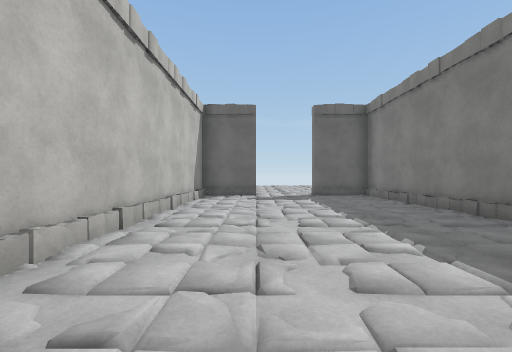
[1] (above)

12 first-person views from a walk through a scene from a Unity 3-D project. The camera is 1.4 m above the floor, looks level and sees 90° across. The floor is counted in squares, 2 m on a side. Each view is taken from the middle of a square. On the plan, view 1 faces up. The plan holds only what a view shows up to about 9 squares ahead; the rest is blank. The place goes on beyond the plan. Surface patterns are stand-ins for the level's own textures.

[2]
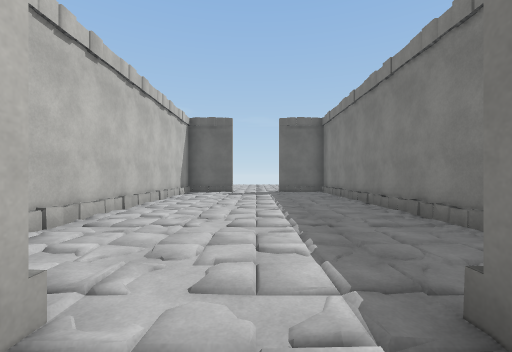

[3]
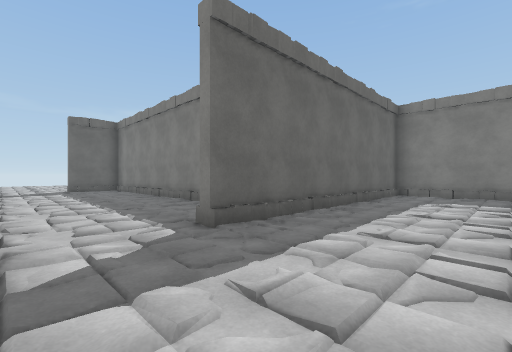

[4]
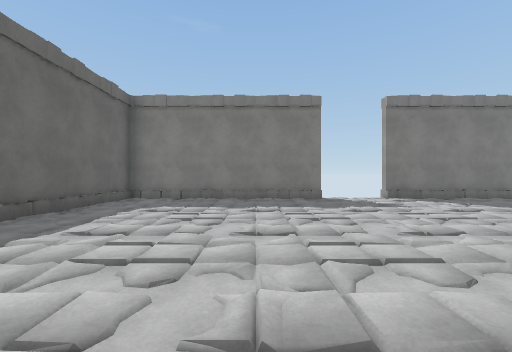

[5]
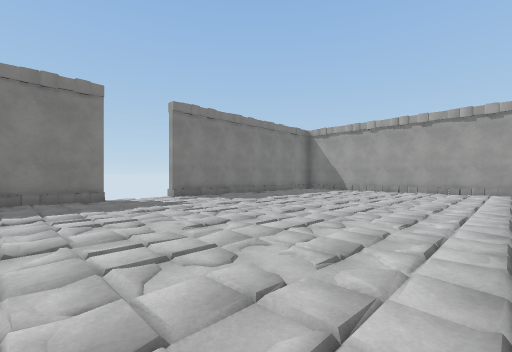

[6]
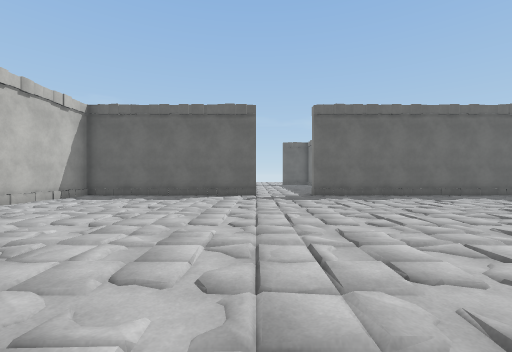

[7]
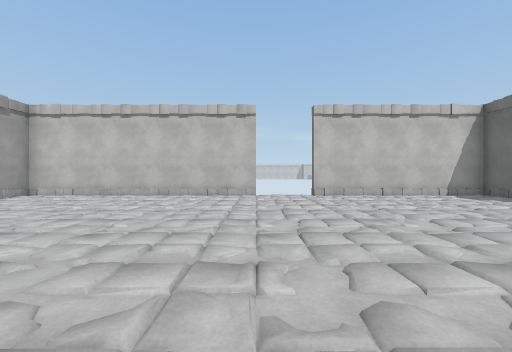

[8]
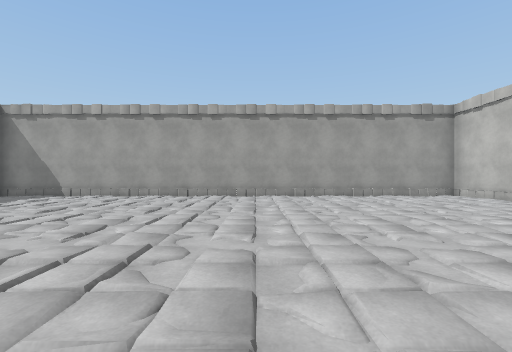

[9]
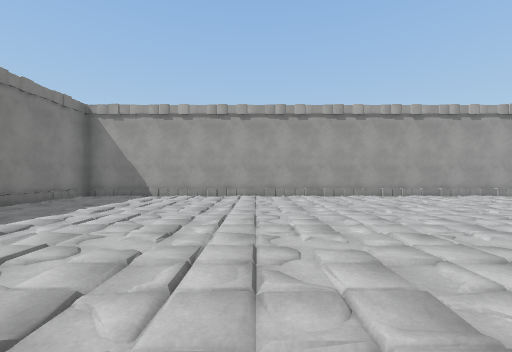

[10]
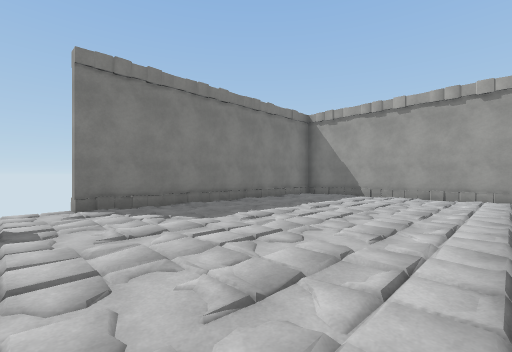

[11]
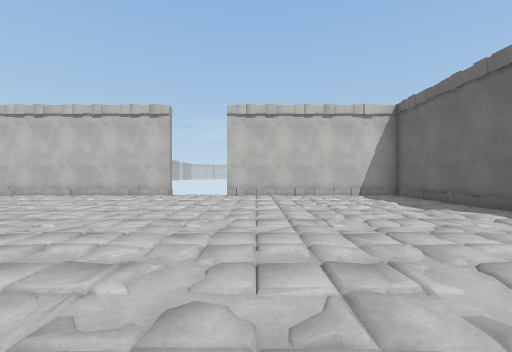

[12]
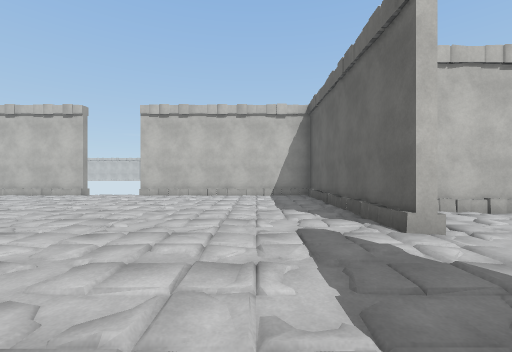

### Floor plan
Ten units are one square. View 1 is at (0, 0); x grows to the right and y downward. Boxes are objects, and circles mark ways between rooms. Rooms are numbered by the first view taken in them; rooms with no view inside come last. Other rooms are left out.
<svg viewBox="-65 -95 170 269">
<path fill="none" stroke="#000" d="M39 -10 39 -89 20 -89M0 8 0 11M0 -89 -19 -89 -19 -4M-59 89 -59 169 99 169 99 90M0 11 -59 11 -59 70M99 70 99 11 20 11"/>
<circle cx="15" cy="10" r="3" fill="#2a7"/>
<text x="10" y="-40">1</text>
<text x="20" y="90">2</text>
</svg>
Room 1 opens to room 2.

Where each view was taken, in squares from view 1:
view 1: 0 up, 0 right, facing up
view 2: 2 down, 1 right, facing up
view 3: 4 down, 0 right, facing up-right
view 4: 5 down, 2 right, facing right
view 5: 5 down, 2 right, facing down-right
view 6: 10 down, 0 right, facing up
view 7: 9 down, 3 right, facing left
view 8: 8 down, 1 right, facing down
view 9: 8 down, 4 right, facing down
view 10: 8 down, 4 right, facing down-right
view 11: 6 down, 3 right, facing left
view 12: 3 down, 3 right, facing left
